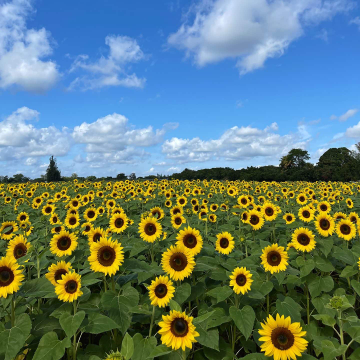
#> input picture images/the_berry_farms_sunflower_field.jpeg, 360 x 360 px
$ jupyter execute Assignment_02_part_02.ipynb   (shell and % lines are left out)
#> lines starting #> are read from the running program, lines starting #| are printed output that depends on the picture; after the words box and inside, x2 and y2 are one past the last pixel; in counts of white or black regions, pixels touching at a corner belong together
# EN3160 Assignment 2

### A.H.T.M. Weerakoon

### 230689A

[cell 1]
import os, glob
import numpy as np
import cv2 as cv
import matplotlib.pyplot as plt
from scipy import ndimage
from scipy.optimize import minimize

def show(img_bgr, title='', figsize=(10, 7)):
    plt.figure(figsize=figsize)
    if img_bgr.ndim == 2:
        plt.imshow(img_bgr, cmap='gray')
    else:
        plt.imshow(cv.cvtColor(img_bgr, cv.COLOR_BGR2RGB))
    plt.title(title); plt.axis('off'); plt.show()

### Question 01

[cell 2]
im = cv.imread('images/the_berry_farms_sunflower_field.jpeg', cv.IMREAD_REDUCED_COLOR_4)
#> im is the input picture: shape (360, 360, 3); mean B, G, R 119.1, 125.3, 100.4
assert im is not None, 'Check the image path'
gray = cv.cvtColor(im, cv.COLOR_BGR2GRAY).astype(np.float64) / 255.0
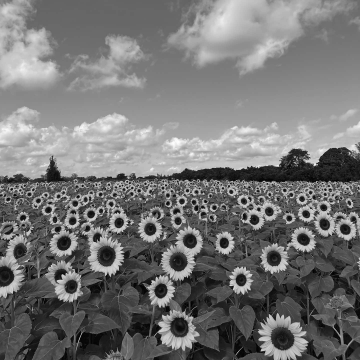
#> gray: shape (360, 360) float64; min 0.00392, max 0.992, mean 0.459
print('Image size:', im.shape)
#| Image size: (360, 360, 3)

def log_scale_space(img, sigmas):
    # Scale-normalised LoG stack, shape (S, H, W)
    return np.stack([s**2 * ndimage.gaussian_laplace(img, sigma=s) for s in sigmas], axis=0)

def detect_blobs(img, sigmas, threshold=0.08, overlap=0.5):
#> called with sigmas = array of shape (40,), threshold = 0.08, overlap = 0.5
    L = np.abs(log_scale_space(img, sigmas))
    # Scale-space extrema: equal to the max of its 3x3x3 neighbourhood and above threshold
    peaks = (L == ndimage.maximum_filter(L, size=(3, 3, 3))) & (L > threshold)
    s_idx, ys, xs = np.nonzero(peaks)
#> s_idx = 3203 values from 0 to 39; ys = 3203 values, max 359 at index 1256, min 0 at index 2556, mean 235.1; xs = 3203 values, max 359 at index 0, min 0 at index 598, mean 179.3
    resp = L[s_idx, ys, xs]
#> resp = 3203 values, max 0.403 at index 2739, min 0.0801 at index 2556, mean 0.151
    sig = sigmas[s_idx]
#> sig = 3203 values from 1 to 20
    rad = np.sqrt(2) * sig
#> rad = 3203 values from 1.41 to 28.28

    # Greedy non-maximum suppression of overlapping circles (strongest first)
    keep = []
    for i in np.argsort(-resp):
        if keep:
            k = np.array(keep)
            dist = np.hypot(xs[k] - xs[i], ys[k] - ys[i])
            if np.any(dist < overlap * (rad[k] + rad[i])):
                continue
        keep.append(i)
#> this loop made 3203 passes
#> (i, k, dist) on passes 2 to 6: (2809, [2739], [18.38]), (2021, [2739, 2809], [65.03, 48.26]), (2921, [2739, 2809, 2021], [54.15, 37.12, 11.18]), (2971, [2739, 2809, 2021, 2921], [204.6, 187.2, 139.6, 150.4]), (2975, [2739, 2809, 2021, 2921, 2971], [105, 86.65, 47.38, 54.64, 106.9])
#> (i, k) on pass 11: (2749, [2739, 2809, 2021, 2921, 2971, 2975, 3033, 3042, 2999, 2584])
#> after the loop, keep = 2473 values, max 3199 at index 1661, min 0 at index 2459, mean 1470.5
    keep = np.array(keep, dtype=int)
    return xs[keep], ys[keep], rad[keep], sig[keep], resp[keep]


sigma_min, sigma_max, n_scales = 1.0, 20.0, 40      # tune if needed
sigmas = np.geomspace(sigma_min, sigma_max, n_scales)
threshold = 0.08                                     # raise -> fewer, stronger blobs

xs, ys, rad, sig, resp = detect_blobs(gray, sigmas, threshold=threshold)
#> xs = 2473 values, max 359 at index 226, min 0 at index 43, mean 176.2; ys = 2473 values, max 359 at index 145, min 0 at index 1403, mean 234.2; rad = 2473 values, max 28.28 at index 1633, min 1.41 at index 38, mean 2.21; sig = 2473 values, max 20 at index 1633, min 1 at index 38, mean 1.57; resp = 2473 values, max 0.403 at index 0, min 0.0801 at index 2472, mean 0.155
print(f'sigma range used: {sigma_min} to {sigma_max} ({n_scales} scales, geometric spacing)')
print('Number of circles detected:', len(rad))
#| Number of circles detected: 2473

out = im.copy()
for x, y, r in zip(xs, ys, rad):
    cv.circle(out, (int(x), int(y)), int(round(r)), (0, 0, 255), 1, cv.LINE_AA)
#> this loop made 2473 passes
#> (x, y, r) on passes 1 to 3: (323, 207, 3.29), (306, 214, 3.55), (258, 209, 1.92)
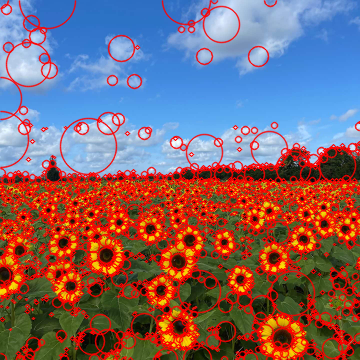
#> out: shape (360, 360, 3); mean B, G, R 108.1, 101.7, 130

# Highlight the largest circles
order = np.argsort(-rad)
#> order = 2473 values, max 2472 at index 380, min 0 at index 296, mean 1236
for i in order[:5]:
    cv.circle(out, (int(xs[i]), int(ys[i])), int(round(rad[i])), (255, 0, 0), 2, cv.LINE_AA)
#> this loop made 5 passes
#> i on passes 1 to 5: 1633, 1661, 2012, 1999, 1182
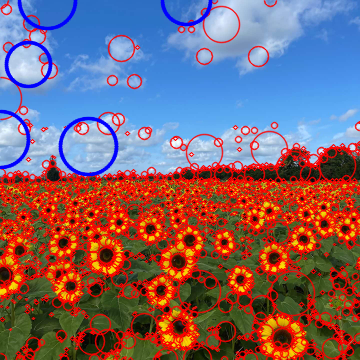
#> out: shape (360, 360, 3); 2.31% of pixels changed, all inside (x1, y1, x2, y2) = (0, 0, 213, 177)
show(out, 'LoG blobs (red) - largest five in blue', figsize=(12, 9))

print(f"{'#':>2} {'x':>6} {'y':>6} {'sigma':>7} {'radius':>7} {'|response|':>11}")
for k, i in enumerate(order[:5], 1):
    print(f'{k:>2} {xs[i]:>6} {ys[i]:>6} {sig[i]:>7.2f} {rad[i]:>7.2f} {resp[i]:>11.3f}')

σ ranges from 1 to 20 over 40 geometrically spaced scales, with threshold 0.08 on $|\sigma^2\nabla^2 G|$. The largest circles are listed in the printed table: centre, σ and radius ($r = \sqrt{2}\,\sigma$).

- **Why scale-normalise.** The raw LoG response shrinks as σ grows. Multiplying by $\sigma^2$ makes responses comparable across scales, so a blob peaks at the σ that matches its size.
- **Why $r = \sqrt{2}\,\sigma$.** The normalised LoG response of a disc of radius $r$ is maximal at $\sigma = r/\sqrt{2}$.
- **What gets detected.** Large, near flower heads give the largest circles; distant flowers are found at small σ. Using $|\text{LoG}|$ catches both dark flower centres and bright yellow heads.
- **Tuning.** If the largest circles sit at σ = 20, extend the range, because a peak on the last scale is not a true extremum. Raising the threshold removes false blobs on leaves and sky but also misses small, far flowers.

### Question 02

[cell 3]
# Generation of a noisy point set conforming to a line and a circle (given code)
np.random.seed(0)          # fixed for reproducibility of the report
N = 100
half_n = N // 2
r = 10
x0_gt, y0_gt = 2, 3
s = r / 16
t = np.random.uniform(0, 2*np.pi, half_n)
n = s*np.random.randn(half_n)
x, y = x0_gt + (r + n)*np.cos(t), y0_gt + (r + n)*np.sin(t)
X_circ = np.hstack((x.reshape(half_n, 1), y.reshape(half_n, 1)))
s = 1.
m, b = -1, 2
x = np.linspace(-12, 12, half_n)
y = m*x + b + s*np.random.randn(half_n)
X_line = np.hstack((x.reshape(half_n, 1), y.reshape(half_n, 1)))
X = np.vstack((X_circ, X_line))

def n_iterations(p, e, s):
    return int(np.ceil(np.log(1 - p) / np.log(1 - (1 - e)**s)))
print('Required iterations  line:', n_iterations(0.99, 0.5, 2), ' circle:', n_iterations(0.99, 0.5, 3))

[cell 4]
# ---------- Line model ----------
def line_from_points(p1, p2):
    d = p2 - p1
    nrm = np.hypot(d[0], d[1])
    if nrm < 1e-12:
        return None
    a, b = -d[1] / nrm, d[0] / nrm           # unit normal
    return np.array([a, b, a*p1[0] + b*p1[1]])

def line_error(model, P):
    a, b, d = model
    return np.abs(a*P[:, 0] + b*P[:, 1] - d)

def fit_line(P, x0):
    # Total least squares with the constraint a^2 + b^2 = 1
    obj = lambda q: np.sum((q[0]*P[:, 0] + q[1]*P[:, 1] - q[2])**2)
    con = {'type': 'eq', 'fun': lambda q: q[0]**2 + q[1]**2 - 1}
    res = minimize(obj, x0, method='SLSQP', constraints=con)
    q = res.x / np.hypot(res.x[0], res.x[1])
    return q

# ---------- Circle model ----------
def circle_from_points(p1, p2, p3):
    A = 2 * np.array([p2 - p1, p3 - p1])
    rhs = np.array([p2 @ p2 - p1 @ p1, p3 @ p3 - p1 @ p1])
    if abs(np.linalg.det(A)) < 1e-9:          # collinear sample
        return None
    c = np.linalg.solve(A, rhs)
    return np.array([c[0], c[1], np.linalg.norm(p1 - c)])

def circle_error(model, P):
    xc, yc, rc = model
    return np.abs(np.hypot(P[:, 0] - xc, P[:, 1] - yc) - rc)

def fit_circle(P, x0):
    obj = lambda q: np.sum((np.hypot(P[:, 0] - q[0], P[:, 1] - q[1]) - q[2])**2)
    return minimize(obj, x0, method='BFGS').x

# ---------- Generic RANSAC ----------
def ransac(P, s, model_from_sample, error_fn, fit_fn, t, min_inliers, n_iter=1000, seed=1):
#> called with P = array of shape (100, 2), s = 2, t = 1, min_inliers = 35, n_iter = 1000, seed = 1
    rng = np.random.default_rng(seed)
    best = None
    for _ in range(n_iter):
        idx = rng.choice(len(P), s, replace=False)
        model = model_from_sample(*P[idx])
        if model is None:
            continue
        err = error_fn(model, P)
        inl = np.flatnonzero(err < t)
        if len(inl) < min_inliers:              # consensus not reached
            continue
        score = (len(inl), -err[inl].mean())    # more inliers, then lower error
        if best is None or score > best['score']:
            best = dict(score=score, sample=idx, sample_model=model, inliers=inl)
    if best is None:
        raise RuntimeError('No model reached the required consensus')
    best['model'] = fit_fn(P[best['inliers']], best['sample_model'])   # refit on all inliers
    best['inliers'] = np.flatnonzero(error_fn(best['model'], P) < t)
    return best

[cell 5]
# (a) Line first
t_line, min_line = 1.0, 35        # noise sigma along normal = 1/sqrt(2) ~ 0.71
line = ransac(X, 2, line_from_points, line_error, fit_line, t_line, min_line)
print('Line  [a, b, d] =', np.round(line['model'], 4), ' inliers:', len(line['inliers']))

# (b) Remove line consensus, fit circle to the remnant
mask = np.ones(len(X), bool); mask[line['inliers']] = False
X_rem = X[mask]
t_circ, min_circ = 1.25, 30       # radial noise sigma = r/16 = 0.625 -> t = 2 sigma
circ = ransac(X_rem, 3, circle_from_points, circle_error, fit_circle, t_circ, min_circ)
print('Circle [xc, yc, r] =', np.round(circ['model'], 4), ' inliers:', len(circ['inliers']))

**Choice of thresholds and consensus.** Each threshold is set from the noise in the data generator, and each consensus is a bit below the expected number of true inliers (50 points per model).

| Model | Error used | Noise σ | Threshold t | Min. consensus | Result (seed 0) |
| --- | --- | --- | --- | --- | --- |
| Line | Normal distance $\lvert ax + by - d\rvert$ | $1/\sqrt{2} \approx 0.71$ | 1.0 | 35 | [0.726, 0.688, 1.632], 48 inliers |
| Circle | Radial distance $\lvert\,\lVert \mathbf{x} - \mathbf{c}\rVert - r\,\rvert$ | $r/16 = 0.625$ | 1.25 (2σ) | 30 | (1.95, 3.00, 9.89), 49 inliers |

The line noise is 1.0 in y; for a slope of −1 the normal component is $1/\sqrt{2}$ of that. A tighter threshold keeps circle points that cross the line from joining the line consensus. Ground truth is [0.707, 0.707, 1.414] for the line and (2, 3, 10) for the circle, so both fits are close. The best sample is the one with the most inliers (ties broken by lower mean error); the model is then refitted on all its inliers with `scipy.optimize.minimize`, using SLSQP to keep $a^2 + b^2 = 1$ for the line.

[cell 6]
def plot_line(ax, model, xlim, **kw):
    a, b, d = model
    xx = np.array(xlim)
    if abs(b) > 1e-9:
        ax.plot(xx, (d - a*xx) / b, **kw)
    else:
        ax.axvline(d / a, **kw)

def plot_result(X, line, circ, X_rem, title):
#> called with X = array of shape (100, 2), X_rem = array of shape (52, 2), title = 'Line first, then circle'
    fig, ax = plt.subplots(figsize=(9, 9))
    ax.scatter(X[:, 0], X[:, 1], s=15, color='tab:blue', label='All points')
    ax.scatter(X[line['inliers'], 0], X[line['inliers'], 1], s=15, color='y', label='Line inliers')
    ax.scatter(X[line['sample'], 0], X[line['sample'], 1], marker='x', s=60, color='r', label='Best sample for line')
    ax.scatter(X_rem[circ['inliers'], 0], X_rem[circ['inliers'], 1], s=15, color='c', label='Circle inliers')
    ax.scatter(X_rem[circ['sample'], 0], X_rem[circ['sample'], 1], s=60, color='r', label='Best sample for circle')

    ax.add_patch(plt.Circle((x0_gt, y0_gt), r, color='g', fill=False, label='Ground truth circle'))
    ax.add_patch(plt.Circle(circ['sample_model'][:2], circ['sample_model'][2], color='orange', ls='--',
                            fill=False, label='Circle from best sample'))
    ax.add_patch(plt.Circle(circ['model'][:2], circ['model'][2], color='m', fill=False, label='RANSAC circle (refit)'))
    ax.plot(x0_gt, y0_gt, '+', color='g')

    xlim = (-15, 15)
    ax.plot(xlim, m*np.array(xlim) + b, color='g', lw=1, label='Ground truth line')
    plot_line(ax, line['sample_model'], xlim, color='orange', ls='--', label='Line from best sample')
    plot_line(ax, line['model'], xlim, color='m', label='RANSAC line (refit)')
    ax.set_xlim(xlim); ax.set_ylim(-14, 18); ax.set_aspect('equal')
    ax.legend(loc='upper right', fontsize=8); ax.set_title(title); plt.show()
#> after `ax.legend(loc='upper right', fontsize=8)`:
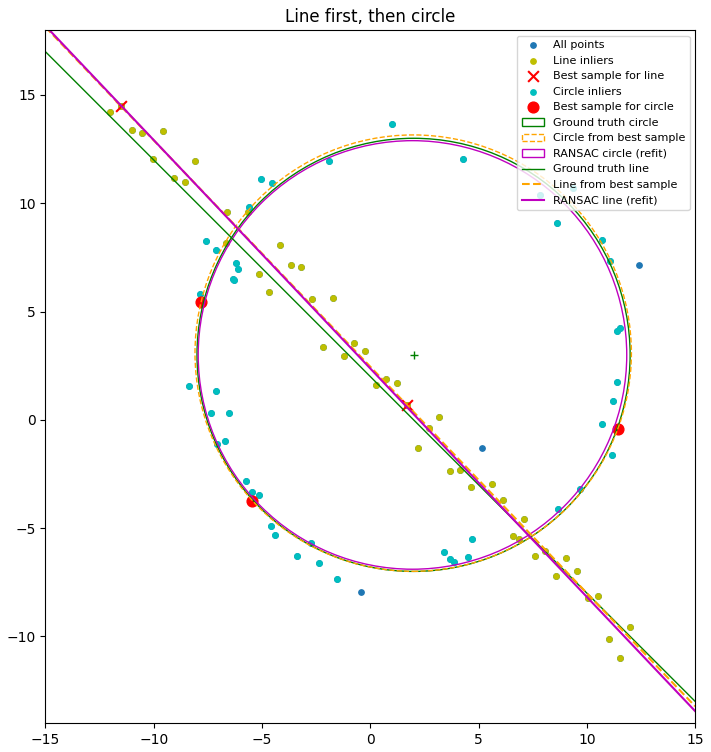
#> figure drawn by matplotlib, 1 panel

plot_result(X, line, circ, X_rem, 'Line first, then circle')

[cell 7]
circ_first = ransac(X, 3, circle_from_points, circle_error, fit_circle, t_circ, min_circ, n_iter=3000, seed=3)
mask2 = np.ones(len(X), bool); mask2[circ_first['inliers']] = False
X_rem2 = X[mask2]
line_second = ransac(X_rem2, 2, line_from_points, line_error, fit_line, t_line, 20)
print('Circle first  ->', np.round(circ_first['model'], 3), ' inliers:', len(circ_first['inliers']))
print('Line second   ->', np.round(line_second['model'], 3), ' inliers:', len(line_second['inliers']))

fig, ax = plt.subplots(figsize=(7, 7))
ax.scatter(X[:, 0], X[:, 1], s=12, label='All points')
ax.scatter(X[circ_first['inliers'], 0], X[circ_first['inliers'], 1], s=12, color='c', label='Circle inliers')
cm = circ_first['model']
ax.add_patch(plt.Circle(cm[:2], cm[2], color='m', fill=False, label='RANSAC circle'))
ax.add_patch(plt.Circle((x0_gt, y0_gt), r, color='g', fill=False, label='Ground truth circle'))
plot_line(ax, line_second['model'], (-15, 15), color='m', ls='--', label='RANSAC line')
ax.set_xlim(-15, 15); ax.set_ylim(-14, 18); ax.set_aspect('equal'); ax.legend(fontsize=8)
ax.set_title('Circle first'); plt.show()
#> after `ax.set_title('Circle first')`:
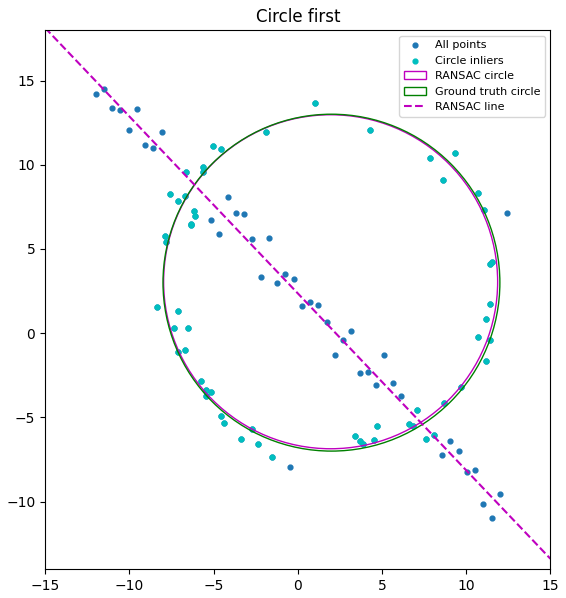
#> figure drawn by matplotlib, 1 panel

$ run again, with images/wadham.jpg copied over images/the_berry_farms_sunflower_field.jpeg
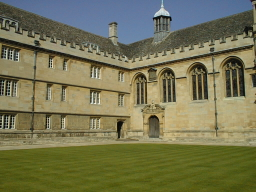
#> input picture images/wadham.jpg, 256 x 192 px
#> im is the input picture: shape (192, 256, 3); mean B, G, R 83.1, 116.5, 117.6
#> `gray = cv.cvtColor(im, cv.COLOR_BGR2GRAY).astype(np.float64) / 255.0`:
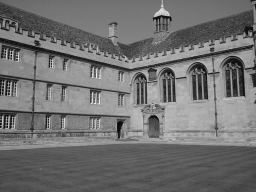
#> gray: shape (192, 256) float64; min 0.0196, max 0.945, mean 0.443
#| Image size: (192, 256, 3)
#> in detect_blobs, `s_idx, ys, xs = np.nonzero(peaks)`: s_idx = 1267 values from 0 to 39; ys = 1267 values, max 145 at index 1234, min 0 at index 797, mean 76.92; xs = 1267 values, max 255 at index 33, min 0 at index 15, mean 118.5
#> in detect_blobs, `resp = L[s_idx, ys, xs]`: resp = 1267 values, max 0.265 at index 1135, min 0.0802 at index 590, mean 0.132
#> in detect_blobs, `sig = sigmas[s_idx]`: sig = 1267 values from 1 to 20
#> in detect_blobs, `rad = np.sqrt(2) * sig`: rad = 1267 values from 1.41 to 28.28
#> the loop in detect_blobs, `for i in np.argsort(-resp):` made 1267 passes
#> (i, k, dist) on passes 2 to 5: (492, [1135], [117]), (524, [1135, 492], [109, 9.43]), (1217, [1135, 492, 524], [142.9, 256.5, 249.5]), (483, [1135, 492, 524, 1217], [117.1, 3, 11.31, 256])
#> after the loop in detect_blobs, `for i in np.argsort(-resp):`: keep = 1007 values, max 1265 at index 433, min 0 at index 781, mean 576.4
#> `xs, ys, rad, sig, resp = detect_blobs(gray, sigmas, threshold=threshold)`: xs = 1007 values, max 255 at index 3, min 0 at index 26, mean 117.8; ys = 1007 values, max 145 at index 890, min 0 at index 135, mean 77.73; rad = 1007 values, max 26.19 at index 433, min 1.41 at index 1, mean 2.06; sig = 1007 values, max 18.52 at index 433, min 1 at index 1, mean 1.46; resp = 1007 values, max 0.265 at index 0, min 0.0802 at index 1006, mean 0.136
#| Number of circles detected: 1007
#> the loop `for x, y, r in zip(xs, ys, rad):` made 1007 passes
#> (x, y, r) on passes 1 to 3: (119, 124, 3.29), (2, 122, 1.41), (10, 127, 1.41)
#> order = 1007 values, max 1006 at index 411, min 0 at index 92, mean 503
#> the loop `for i in order[:5]:` made 5 passes
#> i on passes 1 to 5: 433, 726, 997, 881, 861
#> after the loop `for i in order[:5]:`:
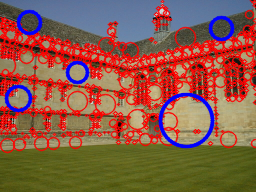
#> out: shape (192, 256, 3); mean B, G, R 72.3, 90.6, 138.7
#> the loop `for k, i in enumerate(order[:5], 1):` made 5 passes
#> (printed output is left out)
